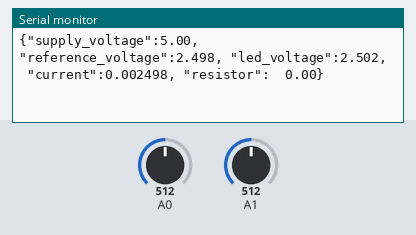
Recording of a sketch running on a simulated Arduino Uno, built with avr-gcc and run on an emulated ATmega328P. On the bench: the last lines printed to the serial monitor. The inputs (shaded band) are chosen by the test bench; at power-on: A0 = 512, A1 = 512.

Above: at 1.8 s.
1.9 s: A0 set to 513
At 2.6 s:
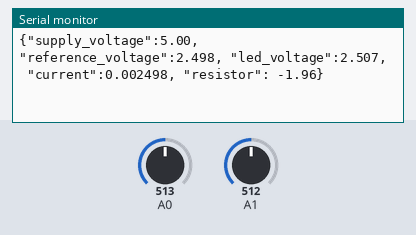
4.6 s: A1 set to 548
At 5.6 s:
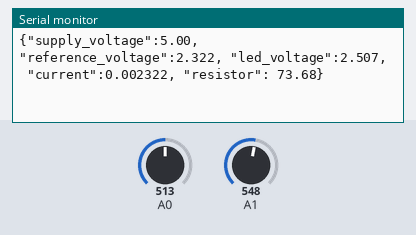
6.1 s: A1 set to 576
At 7.0 s:
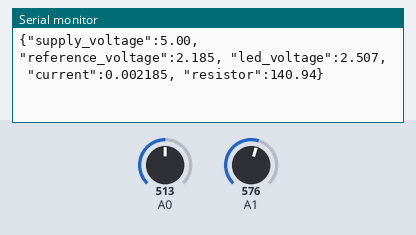
8.8 s: A1 set to 1010
At 10.1 s:
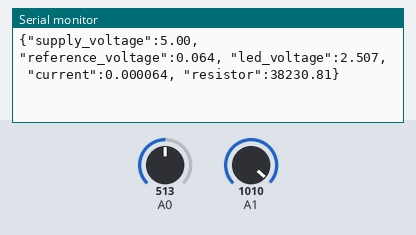
10.3 s: A1 set to 1023
At 11.4 s:
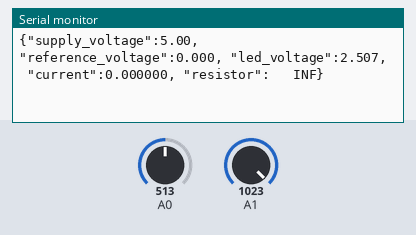

The sketch:

led_measure.ino
```cpp
  #define R_REF 1000.0   // 기준 저항 (1kΩ)
  #define SUPPLY 5.0     // 공급 전압 (5V)

  void setup() {
    Serial.begin(9600);
  }

  void loop() {
    // --- ADC 읽기 ---
    int rawA1 = analogRead(A1);
    int rawA0 = analogRead(A0);

    // --- 전압 변환 ---
    float vA1 = rawA1 * (5.0 / 1023.0);
    float vA0 = rawA0 * (5.0 / 1023.0);

    // --- 계산 ---
    float v_ref = SUPPLY - vA1;          // 기준저항 전압강하
    float v_unknown = vA1 - vA0;         // 미지저항 전압강하
    float v_led = vA0;                   // LED 전압
    float current = v_ref / R_REF;       // 전류 (A)
    float r_unknown = v_unknown / current; // 미지저항 값 (Ω)

    // --- 문자열 버퍼 ---
    char buf_vled[10], buf_i[10], buf_r[10], buf_ref[10], buf_sup[10];
    dtostrf(v_led, 4, 3, buf_vled);
    dtostrf(current, 7, 6, buf_i);
    dtostrf(r_unknown, 6, 2, buf_r);
    dtostrf(v_ref, 4, 3, buf_ref);
    dtostrf(SUPPLY, 4, 2, buf_sup);

    // --- JSON 형식으로 포맷 ---
    char json[200];
    snprintf(json, sizeof(json),
      "{\"supply_voltage\":%s, \"reference_voltage\":%s, \"led_voltage\":%s, "
      "\"current\":%s, \"resistor\":%s}",
      buf_sup, buf_ref, buf_vled, buf_i, buf_r);

    // --- 출력 ---
    Serial.println(json);

    delay(1000);
  }
```

Measured:
- the behaviour switches between 512 and 513 on A0 (found by bisection; images 0 and 1)
- the behaviour switches between 559 and 560 on A1 (found by bisection; images 2 and 3)
- the behaviour switches between 1022 and 1023 on A1 (found by bisection; images 4 and 5)
- after the input at 1.9 s, the serial monitor: prints a new line after 0.20 s (image 1)
- after the input at 4.6 s, the serial monitor: prints a new line after 0.65 s (image 2)
- after the input at 6.1 s, the serial monitor: prints a new line after 0.20 s (image 3)
- after the input at 8.8 s, the serial monitor: prints a new line after 0.66 s (image 4)
- after the input at 10.3 s, the serial monitor: prints a new line after 0.21 s (image 5)
